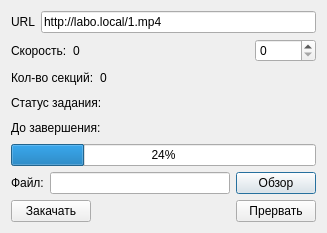
<?xml version="1.0" encoding="UTF-8"?>
<ui version="4.0">
 <class>Dialog</class>
 <widget class="QDialog" name="Dialog">
  <property name="geometry">
   <rect>
    <x>0</x>
    <y>0</y>
    <width>327</width>
    <height>233</height>
   </rect>
  </property>
  <property name="sizePolicy">
   <sizepolicy hsizetype="Fixed" vsizetype="Fixed">
    <horstretch>0</horstretch>
    <verstretch>0</verstretch>
   </sizepolicy>
  </property>
  <property name="windowTitle">
   <string>Rav mini loader (test)</string>
  </property>
  <layout class="QVBoxLayout" name="verticalLayout_2">
   <item>
    <layout class="QHBoxLayout" name="horizontalLayout_3">
     <item>
      <widget class="QLabel" name="label_3">
       <property name="text">
        <string>URL</string>
       </property>
      </widget>
     </item>
     <item>
      <widget class="QLineEdit" name="url">
       <property name="text">
        <string>http://labo.local/1.mp4</string>
       </property>
      </widget>
     </item>
    </layout>
   </item>
   <item>
    <layout class="QHBoxLayout" name="horizontalLayout_7">
     <item>
      <widget class="QLabel" name="label">
       <property name="text">
        <string>Скорость:</string>
       </property>
      </widget>
     </item>
     <item>
      <widget class="QLabel" name="speed">
       <property name="text">
        <string>0</string>
       </property>
      </widget>
     </item>
     <item>
      <spacer name="horizontalSpacer_5">
       <property name="orientation">
        <enum>Qt::Horizontal</enum>
       </property>
       <property name="sizeHint" stdset="0">
        <size>
         <width>128</width>
         <height>20</height>
        </size>
       </property>
      </spacer>
     </item>
     <item>
      <widget class="QSpinBox" name="spinBox">
       <property name="minimum">
        <number>0</number>
       </property>
       <property name="maximum">
        <number>10000</number>
       </property>
       <property name="singleStep">
        <number>10</number>
       </property>
      </widget>
     </item>
    </layout>
   </item>
   <item>
    <layout class="QHBoxLayout" name="horizontalLayout_6">
     <item>
      <widget class="QLabel" name="label_2">
       <property name="text">
        <string>Кол-во секций:</string>
       </property>
      </widget>
     </item>
     <item>
      <widget class="QLabel" name="section_cnt">
       <property name="text">
        <string>0</string>
       </property>
      </widget>
     </item>
     <item>
      <spacer name="horizontalSpacer_3">
       <property name="orientation">
        <enum>Qt::Horizontal</enum>
       </property>
       <property name="sizeType">
        <enum>QSizePolicy::Minimum</enum>
       </property>
       <property name="sizeHint" stdset="0">
        <size>
         <width>160</width>
         <height>17</height>
        </size>
       </property>
      </spacer>
     </item>
    </layout>
   </item>
   <item>
    <layout class="QHBoxLayout" name="horizontalLayout_5">
     <item>
      <widget class="QLabel" name="label_5">
       <property name="text">
        <string>Статус задания:</string>
       </property>
      </widget>
     </item>
     <item>
      <widget class="QLabel" name="status">
       <property name="text">
        <string/>
       </property>
      </widget>
     </item>
     <item>
      <spacer name="horizontalSpacer_4">
       <property name="orientation">
        <enum>Qt::Horizontal</enum>
       </property>
       <property name="sizeType">
        <enum>QSizePolicy::Minimum</enum>
       </property>
       <property name="sizeHint" stdset="0">
        <size>
         <width>160</width>
         <height>17</height>
        </size>
       </property>
      </spacer>
     </item>
    </layout>
   </item>
   <item>
    <layout class="QHBoxLayout" name="horizontalLayout_4">
     <item>
      <widget class="QLabel" name="label_6">
       <property name="text">
        <string>До завершения:</string>
       </property>
      </widget>
     </item>
     <item>
      <widget class="QLabel" name="time">
       <property name="text">
        <string/>
       </property>
      </widget>
     </item>
     <item>
      <spacer name="horizontalSpacer_2">
       <property name="orientation">
        <enum>Qt::Horizontal</enum>
       </property>
       <property name="sizeType">
        <enum>QSizePolicy::Minimum</enum>
       </property>
       <property name="sizeHint" stdset="0">
        <size>
         <width>148</width>
         <height>20</height>
        </size>
       </property>
      </spacer>
     </item>
    </layout>
   </item>
   <item>
    <layout class="QVBoxLayout" name="verticalLayout">
     <item>
      <widget class="QProgressBar" name="progressBar">
       <property name="value">
        <number>24</number>
       </property>
      </widget>
     </item>
     <item>
      <layout class="QHBoxLayout" name="horizontalLayout_2">
       <item>
        <widget class="QLabel" name="label_4">
         <property name="text">
          <string>Файл:</string>
         </property>
        </widget>
       </item>
       <item>
        <widget class="QLineEdit" name="filePath">
         <property name="readOnly">
          <bool>true</bool>
         </property>
        </widget>
       </item>
       <item>
        <widget class="QPushButton" name="browse">
         <property name="text">
          <string>Обзор</string>
         </property>
        </widget>
       </item>
      </layout>
     </item>
     <item>
      <layout class="QHBoxLayout" name="horizontalLayout">
       <item>
        <widget class="QPushButton" name="start">
         <property name="text">
          <string>Закачать</string>
         </property>
        </widget>
       </item>
       <item>
        <spacer name="horizontalSpacer">
         <property name="orientation">
          <enum>Qt::Horizontal</enum>
         </property>
         <property name="sizeHint" stdset="0">
          <size>
           <width>153</width>
           <height>19</height>
          </size>
         </property>
        </spacer>
       </item>
       <item>
        <widget class="QPushButton" name="Stop">
         <property name="text">
          <string>Прервать</string>
         </property>
        </widget>
       </item>
      </layout>
     </item>
    </layout>
   </item>
  </layout>
 </widget>
 <layoutdefault spacing="6" margin="11"/>
 <resources/>
 <connections/>
</ui>
